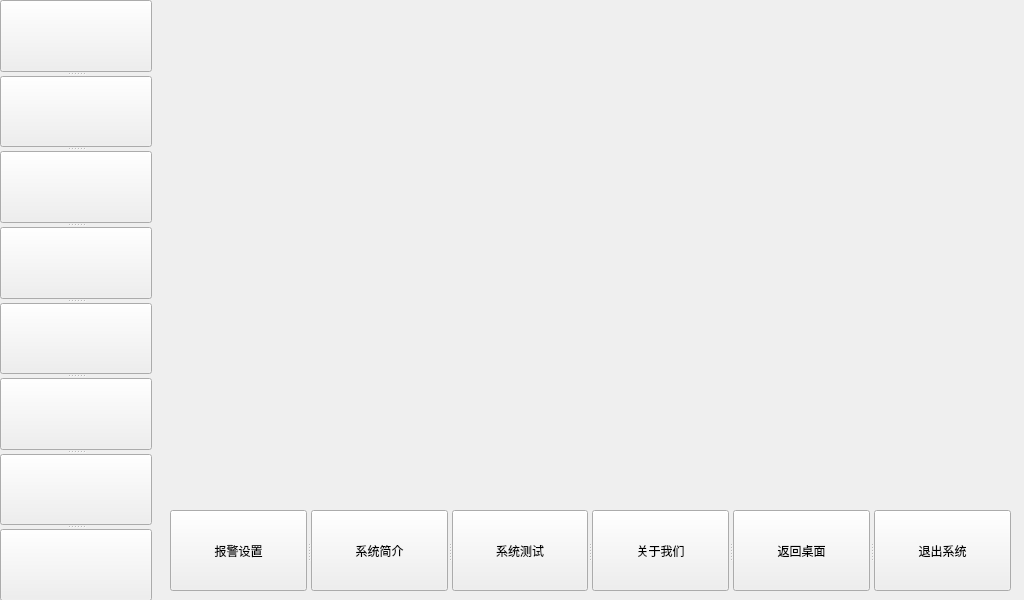
<?xml version="1.0" encoding="UTF-8"?>
<ui version="4.0">
 <class>MainWidget</class>
 <widget class="QWidget" name="MainWidget">
  <property name="geometry">
   <rect>
    <x>0</x>
    <y>0</y>
    <width>1024</width>
    <height>600</height>
   </rect>
  </property>
  <property name="windowTitle">
   <string>MainWidget</string>
  </property>
  <property name="styleSheet">
   <string notr="true"/>
  </property>
  <widget class="QFrame" name="frame">
   <property name="geometry">
    <rect>
     <x>160</x>
     <y>20</y>
     <width>850</width>
     <height>480</height>
    </rect>
   </property>
   <property name="autoFillBackground">
    <bool>false</bool>
   </property>
   <property name="frameShape">
    <enum>QFrame::NoFrame</enum>
   </property>
   <property name="frameShadow">
    <enum>QFrame::Raised</enum>
   </property>
   <property name="lineWidth">
    <number>1</number>
   </property>
  </widget>
  <widget class="QSplitter" name="splitter">
   <property name="geometry">
    <rect>
     <x>0</x>
     <y>0</y>
     <width>152</width>
     <height>601</height>
    </rect>
   </property>
   <property name="orientation">
    <enum>Qt::Vertical</enum>
   </property>
   <widget class="QPushButton" name="tempButton">
    <property name="styleSheet">
     <string notr="true">border-image: url(:/main/prefix/image/temp_btn.png);</string>
    </property>
    <property name="text">
     <string/>
    </property>
   </widget>
   <widget class="QPushButton" name="moistureButton">
    <property name="styleSheet">
     <string notr="true">border-image: url(:/main/prefix/image/humidity_btn.png);</string>
    </property>
    <property name="text">
     <string/>
    </property>
   </widget>
   <widget class="QPushButton" name="smokeButton">
    <property name="styleSheet">
     <string notr="true">border-image: url(:/main/prefix/image/smoke_btn.png);</string>
    </property>
    <property name="text">
     <string/>
    </property>
   </widget>
   <widget class="QPushButton" name="AirConditionerButton">
    <property name="styleSheet">
     <string notr="true">border-image: url(:/main/prefix/image/air_condition_btn.png);</string>
    </property>
    <property name="text">
     <string/>
    </property>
   </widget>
   <widget class="QPushButton" name="lightButton">
    <property name="styleSheet">
     <string notr="true">border-image: url(:/main/prefix/image/lamp_btn.png);</string>
    </property>
    <property name="text">
     <string/>
    </property>
   </widget>
   <widget class="QPushButton" name="VideoButton">
    <property name="styleSheet">
     <string notr="true">border-image: url(:/main/prefix/image/camera_btn.png);</string>
    </property>
    <property name="text">
     <string/>
    </property>
   </widget>
   <widget class="QPushButton" name="curtainButton">
    <property name="styleSheet">
     <string notr="true">border-image: url(:/main/prefix/image/curtain_btn.png);</string>
    </property>
    <property name="text">
     <string/>
    </property>
   </widget>
   <widget class="QPushButton" name="otherButton">
    <property name="styleSheet">
     <string notr="true">border-image: url(:/main/prefix/image/other_dev_btn.jpg);</string>
    </property>
    <property name="text">
     <string/>
    </property>
   </widget>
  </widget>
  <widget class="QSplitter" name="splitter_2">
   <property name="geometry">
    <rect>
     <x>170</x>
     <y>510</y>
     <width>841</width>
     <height>81</height>
    </rect>
   </property>
   <property name="orientation">
    <enum>Qt::Horizontal</enum>
   </property>
   <widget class="QPushButton" name="alarmButton">
    <property name="styleSheet">
     <string notr="true">border-image: url(:/main/prefix/image/main_desk_btn_back.png);</string>
    </property>
    <property name="text">
     <string>报警设置</string>
    </property>
   </widget>
   <widget class="QPushButton" name="introductionButton">
    <property name="styleSheet">
     <string notr="true">border-image: url(:/main/prefix/image/main_desk_btn_back.png);</string>
    </property>
    <property name="text">
     <string>系统简介</string>
    </property>
   </widget>
   <widget class="QPushButton" name="testButton">
    <property name="styleSheet">
     <string notr="true">border-image: url(:/main/prefix/image/main_desk_btn_back.png);</string>
    </property>
    <property name="text">
     <string>系统测试</string>
    </property>
   </widget>
   <widget class="QPushButton" name="aboutButton">
    <property name="styleSheet">
     <string notr="true">border-image: url(:/main/prefix/image/main_desk_btn_back.png);</string>
    </property>
    <property name="text">
     <string>关于我们</string>
    </property>
   </widget>
   <widget class="QPushButton" name="returnButto">
    <property name="styleSheet">
     <string notr="true">border-image: url(:/main/prefix/image/main_desk_btn_back.png);</string>
    </property>
    <property name="text">
     <string>返回桌面</string>
    </property>
   </widget>
   <widget class="QPushButton" name="otherButton_7">
    <property name="styleSheet">
     <string notr="true">border-image: url(:/main/prefix/image/main_desk_btn_back.png);</string>
    </property>
    <property name="text">
     <string>退出系统</string>
    </property>
   </widget>
  </widget>
 </widget>
 <layoutdefault spacing="6" margin="11"/>
 <resources/>
 <connections/>
</ui>
